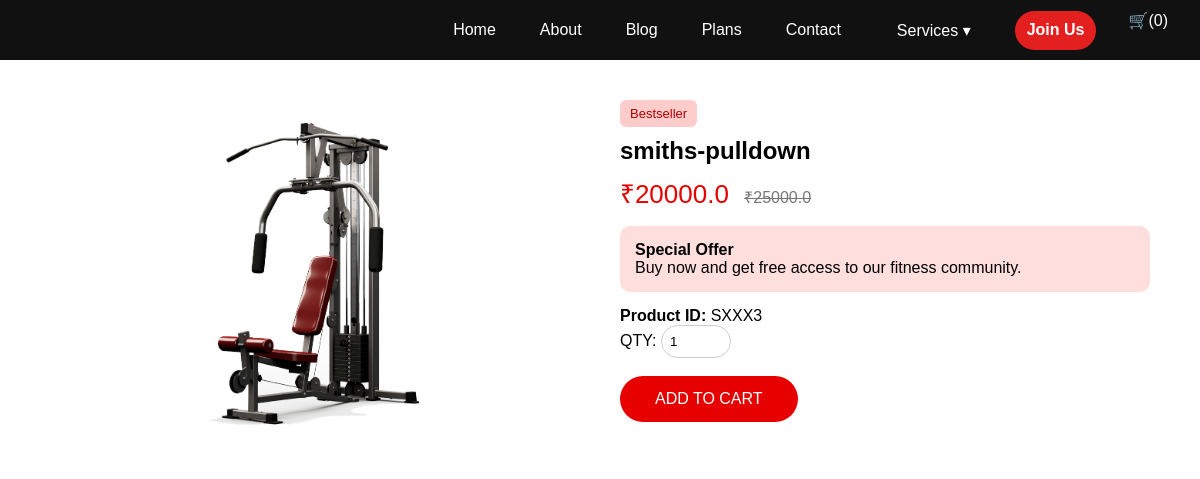
Screenshot of /product/product/3/ with the database file from the repository.
### core/models.py (models this page shows, shortened)
class Product(models.Model):
    name = models.CharField(max_length=200)
    price = models.FloatField()
    old_price = models.FloatField(blank=True, null=True)
    rating = models.IntegerField(default=5)
    image = models.ImageField(upload_to='products/')
    description = models.TextField(blank=True)

### core/views.py (the view)
# urls.py: path('product/<str:type>/<int:id>/', views.product_detail, name='product_detail'),
def product_detail(request, type, id):
    if type == "product":
        item = get_object_or_404(Product, id=id)
    else:
        item = get_object_or_404(Supplement, id=id)
    context = {
        "item": item,
        "type": type
    }
    return render(request, "product_detail.html", context)

### core/templates/product_detail.html (shortened to what this page needs)
{% load static %}
{% include "navbar.html" %}
<!DOCTYPE html>
<html>
<head>
</head>
<body>
<div class="detail-wrap">
<div class="left">
{% if item.image %}
<img class="main-img" src="{{ item.image.url }}">
{% endif %}
</div>
<div class="right">
<div class="badge">Bestseller</div>
<h2>{{ item.name }}</h2>
<div class="price">
₹{{ item.price }}
{% if item.old_price %}
<span class="old">₹{{ item.old_price }}</span>
{% endif %}
</div>
<div class="offer">
<b>Special Offer</b><br>
Buy now and get free access to our fitness community.
</div>
<p><b>Product ID:</b> SXXX{{ item.id }}</p>
<form action="{% url 'add_to_cart' type item.id %}" method="get">
<label>QTY:</label>
<input class="qty" type="number" name="qty" value="1" min="1">
<br><br>
<button class="add-btn" type="submit">
ADD TO CART
</button>
</form>
</div>
</div>
</body>
</html>

### core/templates/navbar.html (style rules this page uses)
* { margin:0; padding:0; box-sizing:border-box; font-family:Arial, sans-serif; }

### core/templates/product_detail.html (style rules this page uses)
.detail-wrap { max-width:1100px; margin:40px auto; display:flex; gap:40px; font-family:Arial; }
.left { width:50% }
.main-img { width:100%; border-radius:14px; }
.right { width:50% }
.badge { background:#ffcccc; color:#b10000; padding:6px 10px; border-radius:6px; font-size:13px; display:inline-block; margin-bottom:10px; }
.price { font-size:26px; color:#e60000; margin:10px 0; }
.old { color:#777; text-decoration:line-through; font-size:16px; margin-left:8px; }
.offer { background:#ffdede; padding:15px; border-radius:10px; margin:15px 0; }
.add-btn { background:#e60000; color:white; padding:14px 35px; border:none; border-radius:40px; font-size:16px; cursor:pointer; }
.qty { width:70px; padding:8px; border-radius:20px; border:1px solid #ccc; }

### rows the page displays
Product: image (picture), name "smiths-pulldown", price "20000.0", old_price "25000.0", id "3"

### other values shown
{{ request.session.cart|length|default:0 }} "0"
